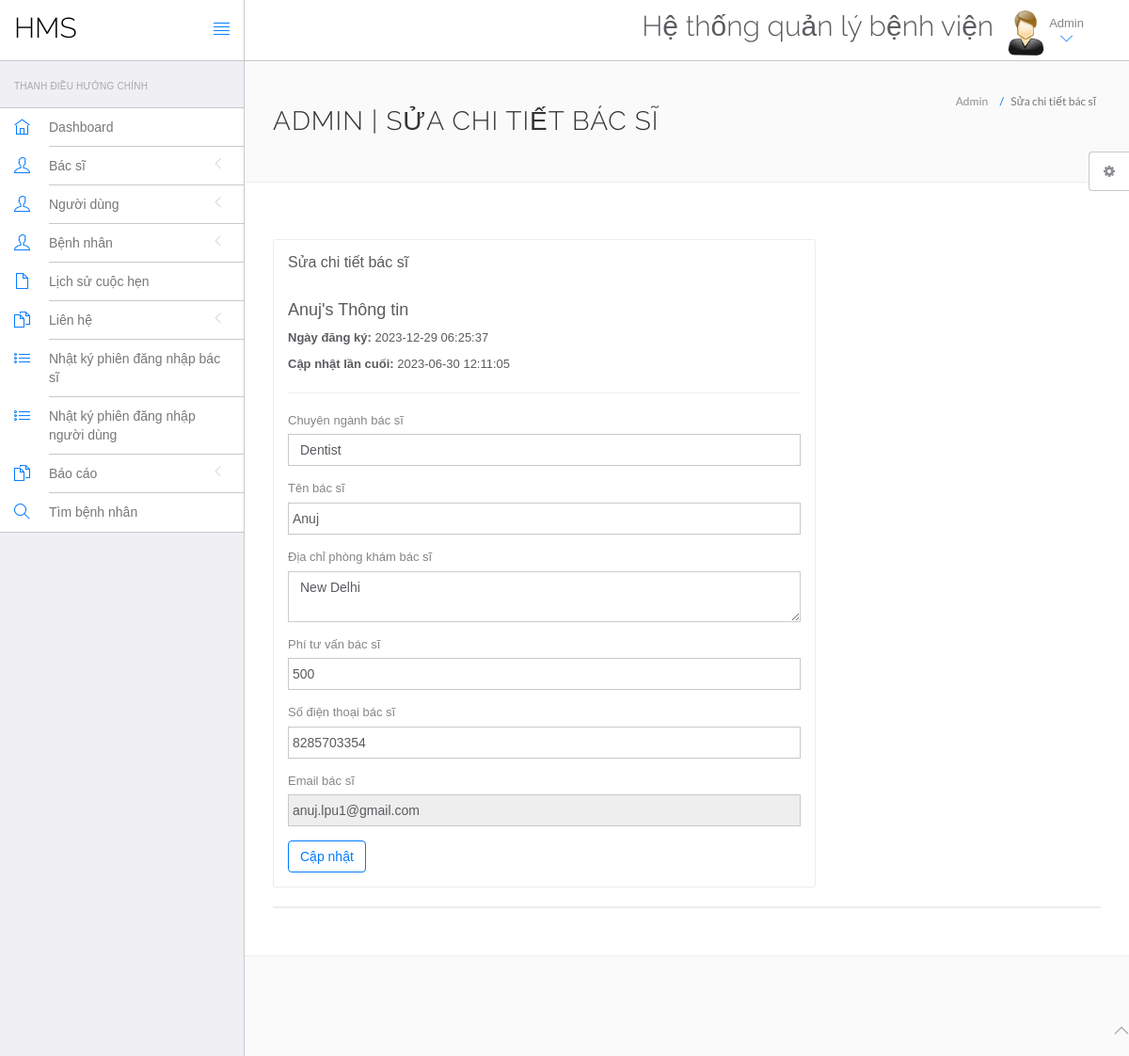
The app's page /hms/admin/edit-doctor.php?id=1 (signed in) with its own data.
### tables this page shows
CREATE TABLE `doctors` (
  `id` int(11) NOT NULL,
  `specilization` varchar(255) DEFAULT NULL,
  `doctorName` varchar(255) DEFAULT NULL,
  `address` longtext,
  `docFees` varchar(255) DEFAULT NULL,
  `contactno` bigint(11) DEFAULT NULL,
  `docEmail` varchar(255) DEFAULT NULL,
  `password` varchar(255) DEFAULT NULL,
  `creationDate` timestamp NULL DEFAULT CURRENT_TIMESTAMP,
  `updationDate` timestamp NULL DEFAULT NULL ON UPDATE CURRENT_TIMESTAMP
);

### hms/admin/edit-doctor.php (the view, shortened to what this page needs)
<?php
include('include/config.php');
$did=intval($_GET['id']);
?>
<!DOCTYPE html>
<html lang="en">
	<head>
		<link rel="stylesheet" href="vendor/bootstrap/css/bootstrap.min.css">
		<link rel="stylesheet" href="vendor/fontawesome/css/font-awesome.min.css">
		<link rel="stylesheet" href="vendor/themify-icons/themify-icons.min.css">
		<link href="vendor/animate.css/animate.min.css" rel="stylesheet" media="screen">
		<link href="vendor/perfect-scrollbar/perfect-scrollbar.min.css" rel="stylesheet" media="screen">
		<link href="vendor/switchery/switchery.min.css" rel="stylesheet" media="screen">
		<link href="vendor/bootstrap-touchspin/jquery.bootstrap-touchspin.min.css" rel="stylesheet" media="screen">
		<link href="vendor/select2/select2.min.css" rel="stylesheet" media="screen">
		<link href="vendor/bootstrap-datepicker/bootstrap-datepicker3.standalone.min.css" rel="stylesheet" media="screen">
		<link href="vendor/bootstrap-timepicker/bootstrap-timepicker.min.css" rel="stylesheet" media="screen">
		<link rel="stylesheet" href="assets/css/styles.css">
		<link rel="stylesheet" href="assets/css/plugins.css">
		<link rel="stylesheet" href="assets/css/themes/theme-1.css" id="skin_color" />
	</head>
	<body>
		<div id="app">
<?php include('include/sidebar.php');?>
			<div class="app-content">
						<?php include('include/header.php');?>
				<div class="main-content" >
					<div class="wrap-content container" id="container">
						<section id="page-title">
							<div class="row">
								<div class="col-sm-8">
									<h1 class="mainTitle">Admin | Sửa chi tiết bác sĩ</h1>
																	</div>
								<ol class="breadcrumb">
									<li>
										<span>Admin</span>
									</li>
									<li class="active">
										<span>Sửa chi tiết bác sĩ</span>
									</li>
								</ol>
							</div>
						</section>
						<div class="container-fluid container-fullw bg-white">
							<div class="row">
								<div class="col-md-12">
									<div class="row margin-top-30">
										<div class="col-lg-8 col-md-12">
											<div class="panel panel-white">
												<div class="panel-heading">
													<h5 class="panel-title">Sửa chi tiết bác sĩ</h5>
												</div>
												<div class="panel-body">
									<?php $sql=mysqli_query($con,"select * from doctors where id='$did'");
while($data=mysqli_fetch_array($sql))
{
?>
<h4><?php echo htmlentities($data['doctorName']);?>'s Thông tin</h4>
<p><b>Ngày đăng ký: </b><?php echo htmlentities($data['creationDate']);?></p>
<?php if($data['updationDate']){?>
<p><b>Cập nhật lần cuối: </b><?php echo htmlentities($data['updationDate']);?></p>
<?php } ?>
<hr />
													<form role="form" name="adddoc" method="post" onSubmit="return valid();">
														<div class="form-group">
															<label for="DoctorSpecialization">
																Chuyên ngành bác sĩ
															</label>
							<select name="Doctorspecialization" class="form-control" required="required">
					<option value="<?php echo htmlentities($data['specilization']);?>">
					<?php echo htmlentities($data['specilization']);?></option>
															</select>
														</div>
<div class="form-group">
															<label for="doctorname">
																 Tên bác sĩ
															</label>
	<input type="text" name="docname" class="form-control" value="<?php echo htmlentities($data['doctorName']);?>" >
														</div>
<div class="form-group">
															<label for="address">
																 Địa chỉ phòng khám bác sĩ
															</label>
					<textarea name="clinicaddress" class="form-control"><?php echo htmlentities($data['address']);?></textarea>
														</div>
<div class="form-group">
															<label for="fess">
																 Phí tư vấn bác sĩ
															</label>
		<input type="text" name="docfees" class="form-control" required="required"  value="<?php echo htmlentities($data['docFees']);?>" >
														</div>
<div class="form-group">
									<label for="fess">
																 Số điện thoại bác sĩ
															</label>
					<input type="text" name="doccontact" class="form-control" required="required"  value="<?php echo htmlentities($data['contactno']);?>">
														</div>
<div class="form-group">
									<label for="fess">
																 Email bác sĩ
															</label>
					<input type="email" name="docemail" class="form-control"  readonly="readonly"  value="<?php echo htmlentities($data['docEmail']);?>">
														</div>
														<?php } ?>
														<button type="submit" name="submit" class="btn btn-o btn-primary">
															Cập nhật
														</button>
													</form>
												</div>
											</div>
										</div>
											</div>
										</div>
									<div class="col-lg-12 col-md-12">
											<div class="panel panel-white">
											</div>
										</div>
									</div>
								</div>
							</div>
						</div>
					</div>
				</div>
	<?php include('include/footer.php');?>
	<?php include('include/setting.php');?>
	</body>
</html>

### hms/admin/assets/css/themes/theme-1.css (style rules this page uses)
body { background: #FAFAFA; }

### records on screen
doctors: doctorName "Anuj", creationDate "2023-12-29 06:25:37", updationDate "2023-06-30 12:11:05", Doctorspecialization "Dentist", docname "Anuj", clinicaddress "New Delhi", docfees "500", doccontact "8285703354", docemail "anuj.lpu1@gmail.com"
